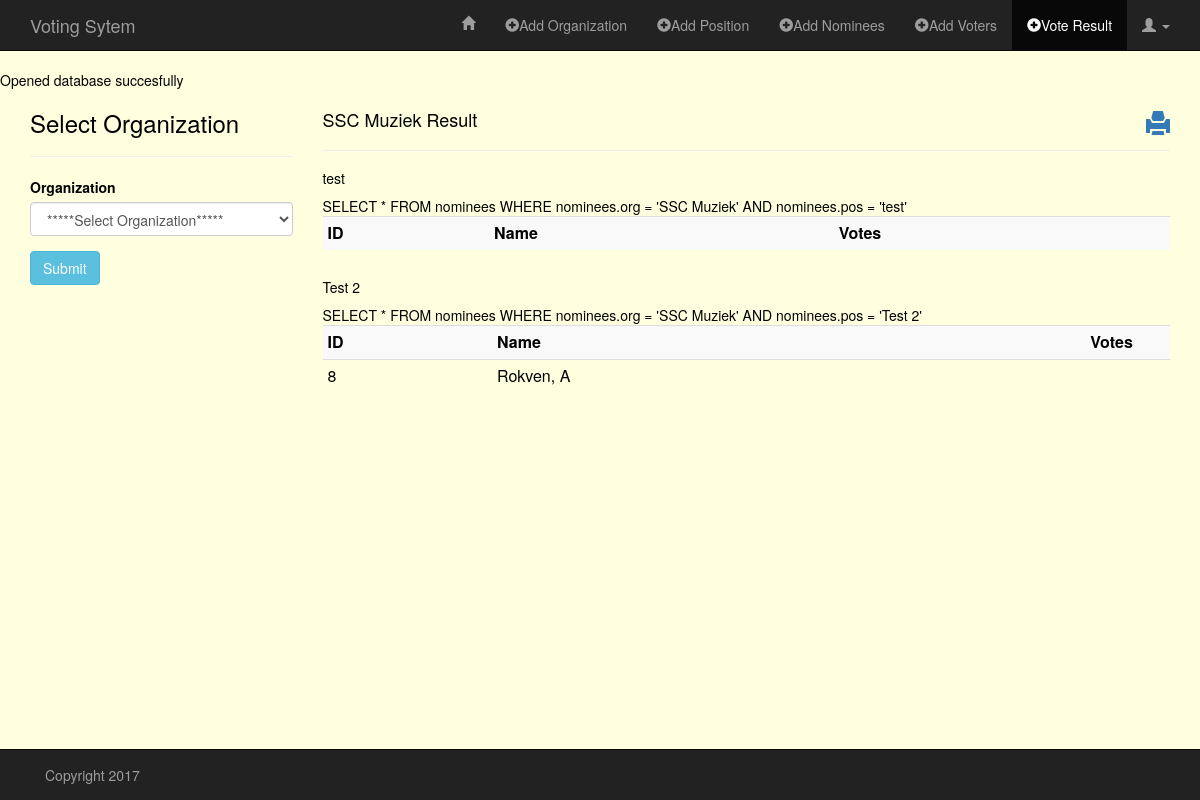
The page /admin/vote_result.php?organization=SSC Muziek (signed in) on the database as committed earlier.
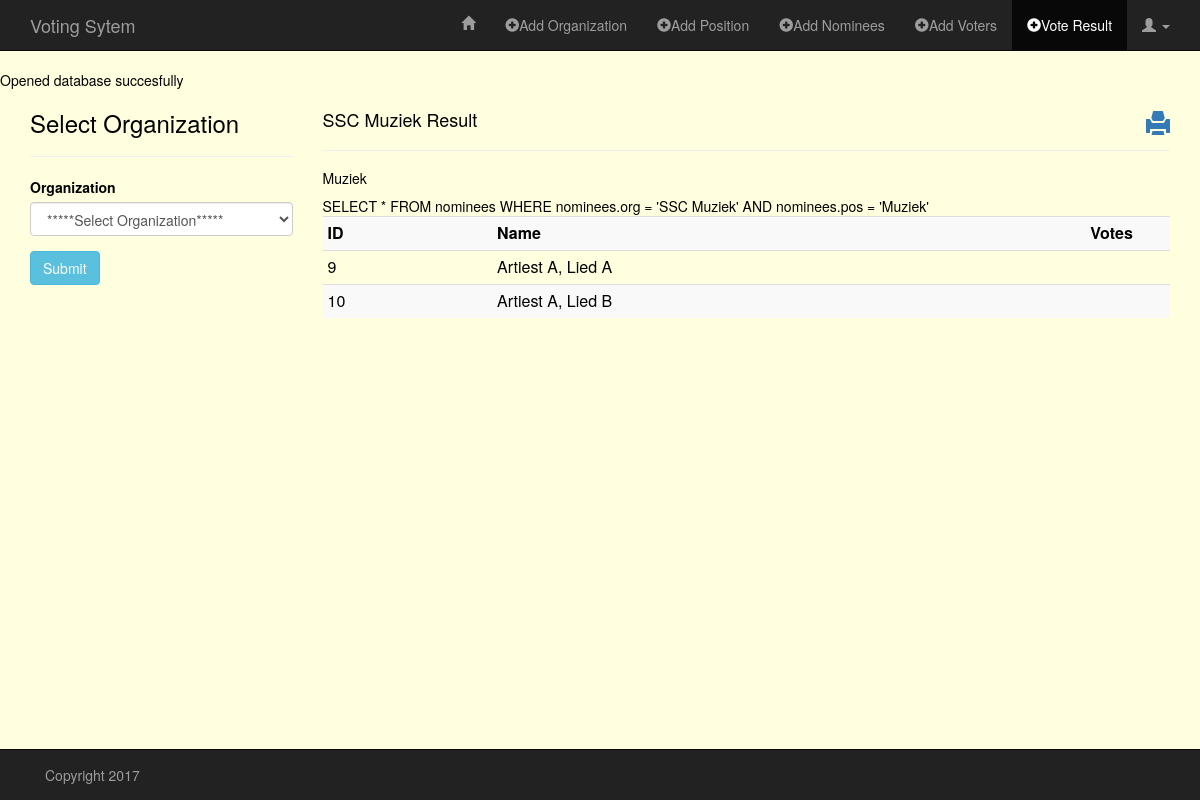
The same page on the database as committed later.
### tables this page shows
CREATE TABLE "position" (
	`id`	INTEGER PRIMARY KEY AUTOINCREMENT,
	`org`	TEXT,
	`pos`	TEXT
);

CREATE TABLE "organization" (
	`id`	INTEGER NOT NULL PRIMARY KEY AUTOINCREMENT,
	`org`	TEXT
);

CREATE TABLE "nominees" (
	`id`	INTEGER PRIMARY KEY AUTOINCREMENT,
	`org`	TEXT,
	`pos`	TEXT,
	`name`	TEXT,
	`course`	TEXT,
	`year`	TEXT,
	`stud_id`	TEXT
);

### admin/classes/Organization.php (called while the page is built, shortened)
<?php
class Organization
{
    public function READ_ORG() {
        global $db;
        $sql = "SELECT * FROM organization";
        if(!$stmt = $db->prepare($sql)) {
            echo $stmt->error;
        } else {
            $stmt->execute();
            $result = $db->query($sql);
        }
        return $result;
    }
}

### admin/classes/Position.php (called while the page is built, shortened)
<?php
class Position
{
    public function READ_POS_BY_ORG($org) {
        global $db;
        $sql = "SELECT *
                FROM position
                WHERE org = '$org'";
        if(!$stmt = $db->prepare($sql)) {
            echo $stmt->error;
        } else {
            $result = $db->query($sql);
        }
        $result->reset();
        return $result;
    }
}

### admin/vote_result.php (the view, shortened to what this page needs)
<?php
require("../config/db.php");
require("classes/Organization.php");
require("classes/Position.php");
require("classes/Nominees.php");
?>
<!DOCTYPE HTML>
<html lang="en-US">
<head>
    <link rel="stylesheet" href="../assets/css/bootstrap.min.css">
    <link rel="stylesheet" href="../assets/css/style_admin.css">
</head>
<body>
<nav class="navbar navbar-inverse navbar-fixed-top" role="navigation">
    <div class="container">
        <div class="navbar-header">
            <a class="navbar-brand" href="index.php">Voting Sytem</a>
        </div>
        <div class="collapse navbar-collapse" id="bs-example-navbar-collapse-1">
            <ul class="nav navbar-nav navbar-right">
                <li><a href="admin_page.php"><span class="glyphicon glyphicon-home"></span></a></li>
                <li><a href="add_org.php"><span class="glyphicon glyphicon-plus-sign"></span>Add Organization</a></li>
                <li><a href="add_pos.php"><span class="glyphicon glyphicon-plus-sign"></span>Add Position</a></li>
                <li><a href="add_nominees.php"><span class="glyphicon glyphicon-plus-sign"></span>Add Nominees</a></li>
                <li><a href="add_voters.php"><span class="glyphicon glyphicon-plus-sign"></span>Add Voters</a></li>
                <li class="active"><a href="vote_result.php"><span class="glyphicon glyphicon-plus-sign"></span>Vote Result</a></li>
                <li class="dropdown">
                    <a href="#" class="dropdown-toggle" data-toggle="dropdown" role="button" aria-haspopup="true" aria-expanded="false"><span class="glyphicon glyphicon-user"></span> <span class="caret"></span></a>
                </li>
            </ul>
        </div>
    </div>
</nav>
<?php
$readOrg = new Organization();
$rtnReadOrg = $readOrg->READ_ORG();
?>
<div class="container">
    <div class="row">
        <?php if($rtnReadOrg) { ?>
        <div class="col-md-3">
            <h3>Select Organization</h3><hr>
            <form action="<?php $_SERVER['PHP_SELF']; ?>" method="GET" role="form">
                <div class="form-group">
                    <label for="organization">Organization</label>
                    <select name="organization" class="form-control">
                        <option value="">*****Select Organization*****</option>
                    </select>
                </div>
                <button type="submit" name="submit" class="btn btn-info">Submit</button>
            </form>
        </div>
        <?php }  ?>
        <div class="col-md-9">
            <?php
            if(!isset($_GET['organization'])) {
                echo "<div class='alert alert-warning'>Please select organization and click submit to show vote result.</div>";
            } else {
            $org = trim($_GET['organization']);
            ?>
                <a href="http://localhost/VotingSystem/admin/print_result.php?organization=<?php echo $org; ?>"><h3><span class="glyphicon glyphicon-print pull-right"></h3></span> </a>
                <h4><?php echo $org; ?> Result</h4>
                <hr>
                <?php
                $readPos = new Position();
                $rtnReadPos = $readPos->READ_POS_BY_ORG($org);
                ?>
                <?php if($rtnReadPos) { ?>
                    <?php while($rowPos = $rtnReadPos->fetchArray()) { ?>
                    <h5><?php echo $rowPos['pos']; ?></h5>
                        <?php
                        $readNomOrgPos = new Nominees();
                        $rtnReadNomOrgPos = $readNomOrgPos->READ_NOM_BY_ORG_POS($org, $rowPos['pos']);
                        ?>
                        <div class="table-responsive">
                            <?php if($rtnReadNomOrgPos) { ?>
                            <table class="table table-condensed table-striped">
                                <tr>
                                    <th>ID</th>
                                    <th>Name</th>
                                    <th>Votes</th>
                                </tr>
                                <?php while($rowCountVotes = $rtnReadNomOrgPos->fetchArray()) { ?>
                                    <?php
                                    $countVotes = new Nominees();
                                    $rtnCountVotes = $countVotes->COUNT_VOTES($rowCountVotes['id'])
                                    ?>
                                    <tr>
                                        <td style="width: 20%;"><?php echo $rowCountVotes['id']; ?></td>
                                        <td style="width: 70%;"><?php echo $rowCountVotes['name']; ?></td>
                                        <td style="width: 10%;"><?php echo $rtnCountVotes->fetchArray(); ?></td>
                                    </tr>
                                <?php }  ?>
                            </table>
                            <?php $rtnReadNomOrgPos->reset(); }  ?>
                        </div>
                    <?php }  ?>
                <?php $rtnReadPos->reset(); }  ?>
            <?php }  ?>
        </div>
    </div>
</div>
<nav class="navbar navbar-inverse navbar-fixed-bottom" role="navigation">
    <div class="container">
        <div class="navbar-text pull-left">
            Copyright 2017
        </div>
    </div>
</nav>
</body>
</html>

### admin/classes/Nominees.php (shortened to what this page needs)
<?php
class Nominees
{
    public function READ_NOM_BY_ORG_POS($org, $pos) {
        global $db;
        $sql = "SELECT *
                FROM nominees
                WHERE nominees.org = '$org'
                AND nominees.pos = '$pos'";
        echo $sql;
        if(!$stmt = $db->prepare($sql)) {
            echo $stmt->error;
        } else {
            $result = $db->query($sql);
        }
        $result->reset();
        return $result;
    }
}

### assets/css/style_admin.css (style rules this page uses)
body { color: black; margin-top: 70px; margin-bottom: 70px; background-color: lightyellow; }

Rows that differ between the two databases and show on the page:
removed position: pos "test", $sql "SELECT * FROM nominees WHERE nominees.org = 'SSC Muziek' AND nominees.pos = 'test'"
removed position: pos "Test 2", $sql "SELECT * FROM nominees WHERE nominees.org = 'SSC Muziek' AND nominees.pos = 'Test 2'"
removed nominees: id "8", name "Rokven, A", shown under "Test 2"
added position: pos "Muziek", $sql "SELECT * FROM nominees WHERE nominees.org = 'SSC Muziek' AND nominees.pos = 'Muziek'"
added nominees: id "9", name "Artiest A, Lied A", shown under "Muziek"
added nominees: id "10", name "Artiest A, Lied B", shown under "Muziek"
